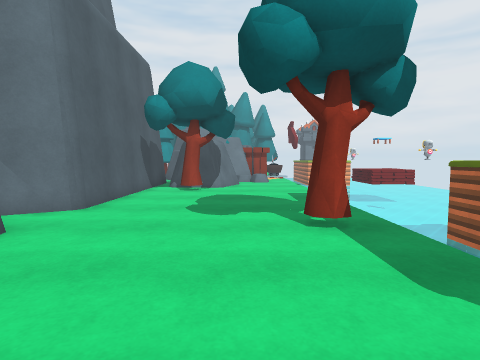
view 1 (above)

12 first-person views from a walk through a 3-D level made in the Unity game engine. The camera is 1.2 m above the floor, tilts 4° down and sees 80° across. The floor is counted in squares, 0.86 m on a side. Each view is taken from the middle of a square. On the plan, view 1 faces up. The plan holds only what a view shows up to about 14 squares ahead; the rest is blank. The place goes on beyond the plan. The player character is not drawn. Some animated figures are left out.

view 2
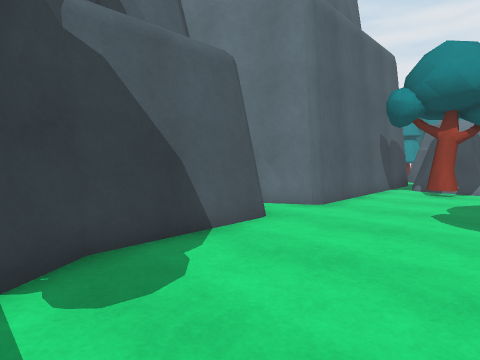

view 3
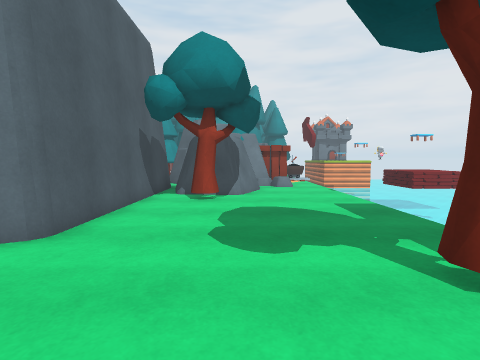

view 4
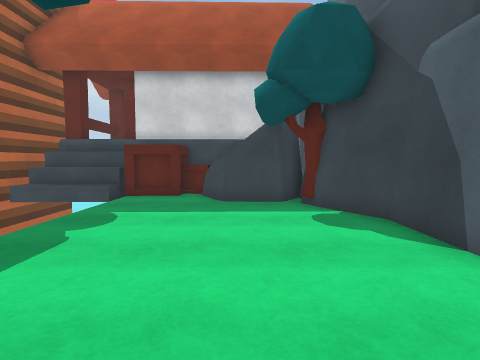

view 5
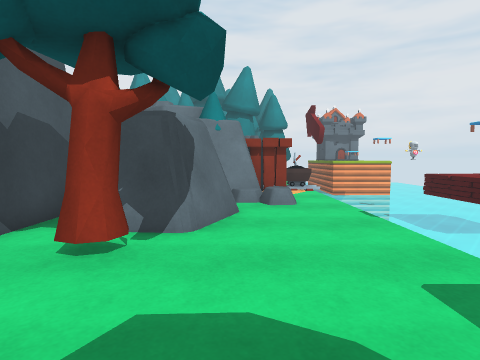

view 6
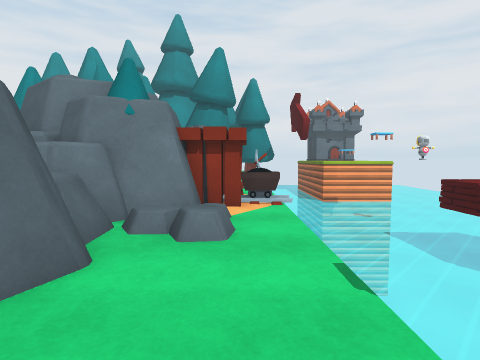

view 7
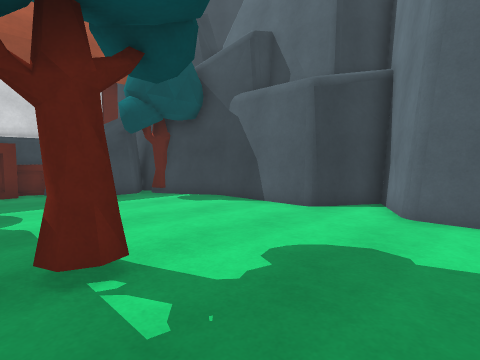

view 8
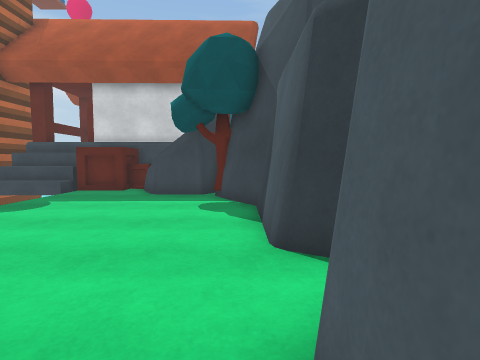

view 9
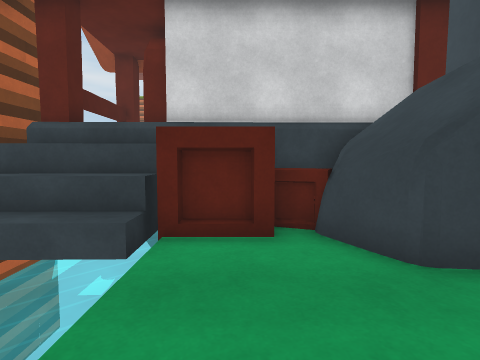

view 10
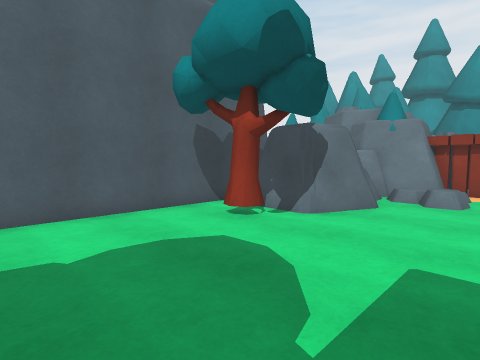

view 11
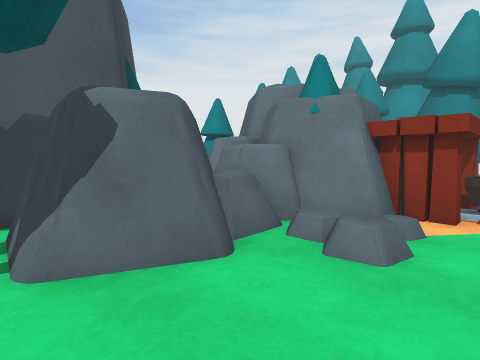

view 12
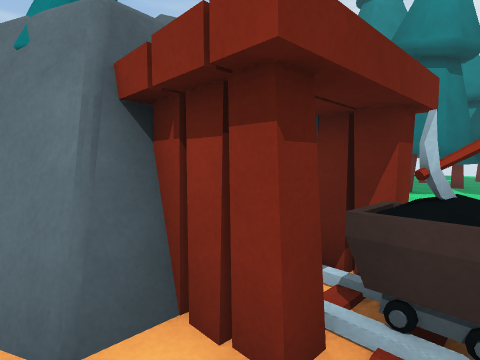

### Floor plan
Key: @ floor where view 1 was taken; # wall or solid block; . floor; / step, stairs or slope; = window, fence, low wall or low ledge; ^ raised ledge; v drop or lower ground; O other object.
Columns run from 6 left of view 1 to 6 right of it. Each row starts with its distance up from view 1.
 24         #
 23         #^
 22        ##^
 21      ####.
 20      ##...
 19      #O//.
 18      ##O/.
 17      #=...
 16  #####....
 15  #.###....
 14  #..O.....
 13  #..O.....
 12  #........
 11  #........
 10  #........
  9  #........
  8 ##........
  7 #.........
  6 #.......O.
  5 ##........
  4  #........
  3  #........
  2  #........
  1  #........
  0  ##...@...
 -1   ##......
 -2   #####...vvv
 -3    #  #.##v^^
 -4       ^^# ^^^
 -5      #####===

Where each view was taken, in squares from view 1:
view 1: 0 up, 0 right, facing up
view 2: 0 up, 0 right, facing up-left
view 3: 3 up, 1 left, facing up
view 4: 8 up, 1 left, facing down
view 5: 9 up, 0 right, facing up
view 6: 13 up, 2 right, facing up
view 7: 10 up, 3 right, facing down-left
view 8: 10 up, 4 left, facing down
view 9: 2 up, 2 right, facing down
view 10: 8 up, 3 right, facing up-left
view 11: 14 up, 3 right, facing up-left
view 12: 20 up, 3 right, facing up-left
